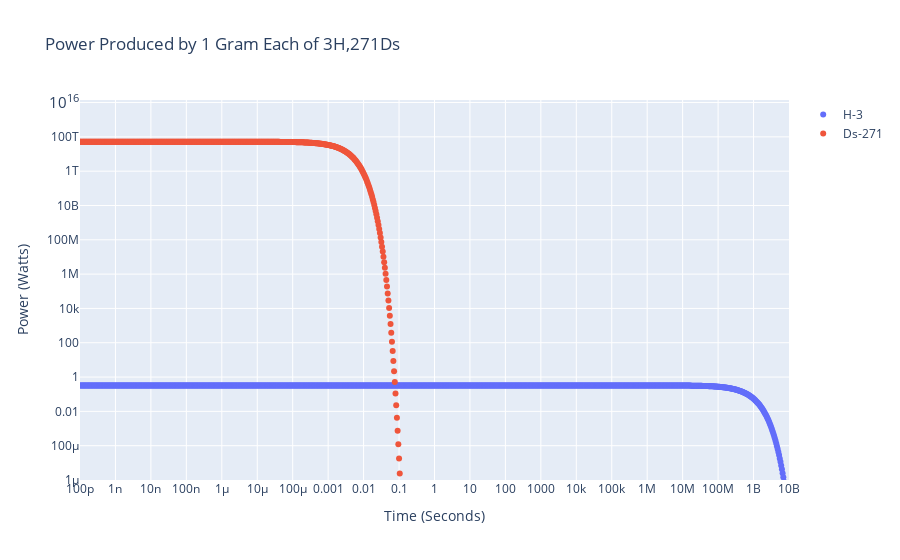

Notebook cell for this chart:
### Code cell
plot(isotopes.value)

### Figure 1 — Plotly figure (JSON) as saved in the notebook; plotly's stock layout.template omitted (floating-point values rounded to 4 significant figures; data arrays with more than 128 entries replaced by an {"elided": "..."} marker saying what was removed)
{"data": [{"mode": "markers", "name": "H-3", "type": "scatter", "x": {"elided": "1001 float values"}, "y": {"elided": "1001 float values"}}, {"mode": "markers", "name": "Ds-271", "type": "scatter", "x": {"elided": "1001 float values"}, "y": {"elided": "1001 float values"}}], "layout": {"title": {"text": "Power Produced by 1 Gram Each of 3H,271Ds"}, "xaxis": {"nticks": 24, "range": [-10, 10], "title": {"text": "Time (Seconds)"}, "type": "log"}, "yaxis": {"nticks": 16, "range": [-6, 16.15], "title": {"text": "Power (Watts)"}, "type": "log"}}}
